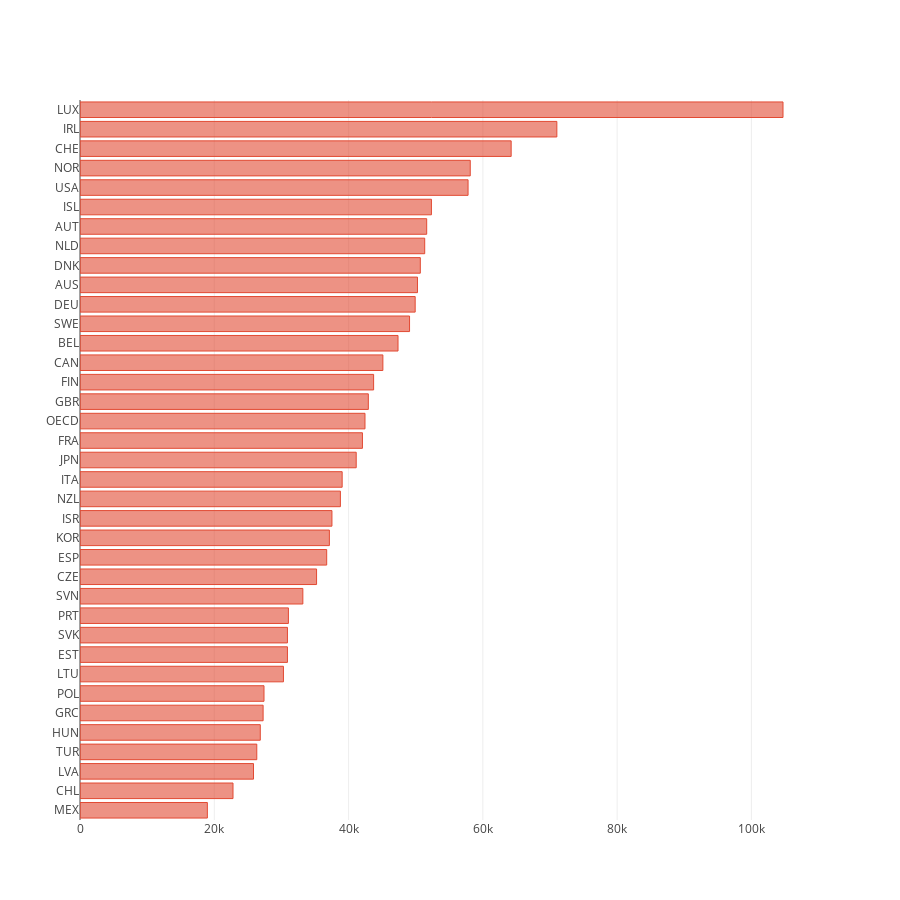

Write notebook code for a chart like this one.
### Code cell
gdp = gdp[(gdp['TIME']==2016) & (gdp['MEASURE']=='USD_CAP')].sort_values(by='Value', ascending=True)
gdp.set_index('LOCATION')['Value'].iplot(kind='bar', orientation='h',theme='ggplot', showgrid=False, layout=layout)

### Figure 1 — Plotly figure (JSON) as saved in the notebook; plotly's stock layout.template omitted (floating-point values rounded to 4 significant figures)
{"data": [{"marker": {"color": "rgba(226, 74, 51, 0.6)", "line": {"color": "rgba(226, 74, 51, 1.0)", "width": 1}}, "name": "Value", "orientation": "h", "text": "", "type": "bar", "uid": "b0486a67-48bb-4d2e-8e1b-383c9c8a9203", "x": [18970.0, 22790.0, 25840.0, 26330.0, 26850.0, 27270.0, 27410.0, 30300.0, 30890.0, 30900.0, 31040.0, 33190.0, 35230.0, 36740.0, 37140.0, 37520.0, 38780.0, 39050.0, 41140.0, 42070.0, 42450.0, 42940.0, 43730.0, 45110.0, 47370.0, 49080.0, 49920.0, 50260.0, 50690.0, 51340.0, 51640.0, 52340.0, 57800.0, 58120.0, 64220.0, 71020.0, 104700.0], "y": ["MEX", "CHL", "LVA", "TUR", "HUN", "GRC", "POL", "LTU", "EST", "SVK", "PRT", "SVN", "CZE", "ESP", "KOR", "ISR", "NZL", "ITA", "JPN", "FRA", "OECD", "GBR", "FIN", "CAN", "BEL", "SWE", "DEU", "AUS", "DNK", "NLD", "AUT", "ISL", "USA", "NOR", "CHE", "IRL", "LUX"]}], "layout": {"height": 900, "width": 900, "xaxis": {"autorange": true, "range": [0, 110200.0], "type": "linear"}, "yaxis": {"autorange": true, "range": [-0.5, 36.5], "type": "category"}}}
